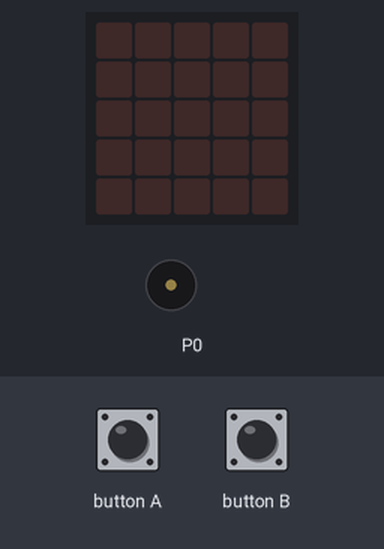
Bench run of a program on a simulated BBC micro:bit (MakeCode). On the bench: the board's 5×5 LED display, buzzer (waves = sounding). Inputs (shaded band) come from the test bench.

Above: at 1.2 s.
1.3 s: button A pressed for 0.15 s
At 2.4 s:
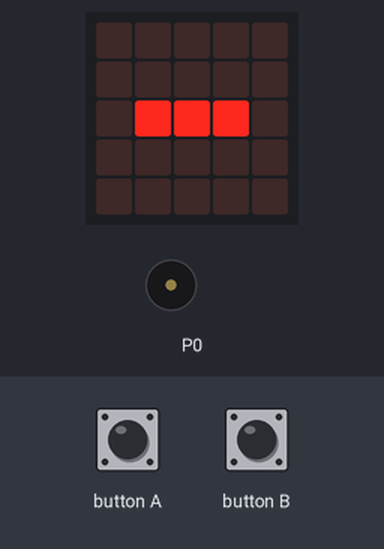
At 2.9 s:
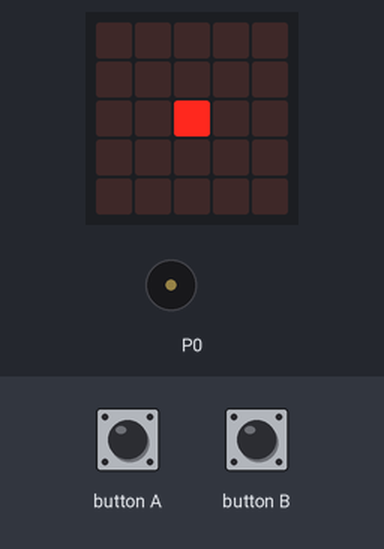
4.4 s: button B pressed for 0.15 s
At 8.6 s:
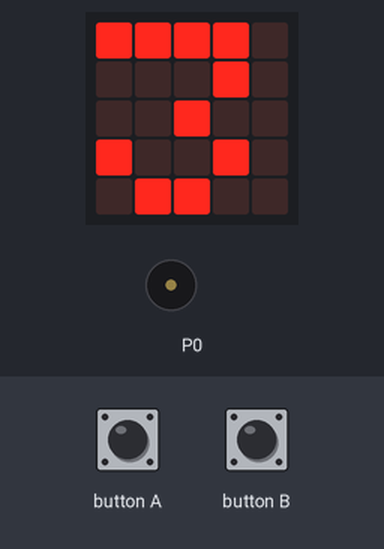
Timing chart, 0 to 10.1 s (numbered marks = the images above; inputs shaded):
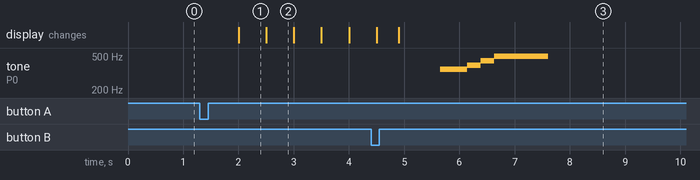

The program:

StoppuhrMicrobit.py
```python
def on_button_pressed_a():
    global timer_gestartet, sekunden
    timer_gestartet = True
    sekunden = 0
input.on_button_pressed(Button.A, on_button_pressed_a)

def on_button_pressed_b():
    global timer_gestartet
    if timer_gestartet:
        timer_gestartet = False
        basic.show_number(sekunden)
        music.play_melody("F F G A B B B B ", 250)
input.on_button_pressed(Button.B, on_button_pressed_b)

sekunden = 0
timer_gestartet = False
timer_gestartet = False

def on_every_interval():
    global sekunden
    if timer_gestartet:
        sekunden += 1
loops.every_interval(1000, on_every_interval)

def on_every_interval2():
    if timer_gestartet:
        basic.show_leds("""
            . . . . .
                        . . . . .
                        . # # # .
                        . . . . .
                        . . . . .
        """)
        basic.pause(100)
        basic.show_leds("""
            . . . . .
                        . . . . .
                        . . # . .
                        . . . . .
                        . . . . .
        """)
loops.every_interval(1000, on_every_interval2)

def on_forever():
    pass
basic.forever(on_forever)
```

Measured:
- after the input at 1.3 s, the display: changes after 0.70 s (image 1)
- after the input at 4.4 s, tone on P0: plays 349 Hz for 0.49 s, 392 Hz for 0.25 s, 440 Hz for 0.25 s, 494 Hz for 0.98 s, starting after 1.3 s; the display: first differs from a run without the input after 0.50 s (image 3)
- what the display in image 1 shows lasts 0.5 s, from 2.0 s to 2.5 s
